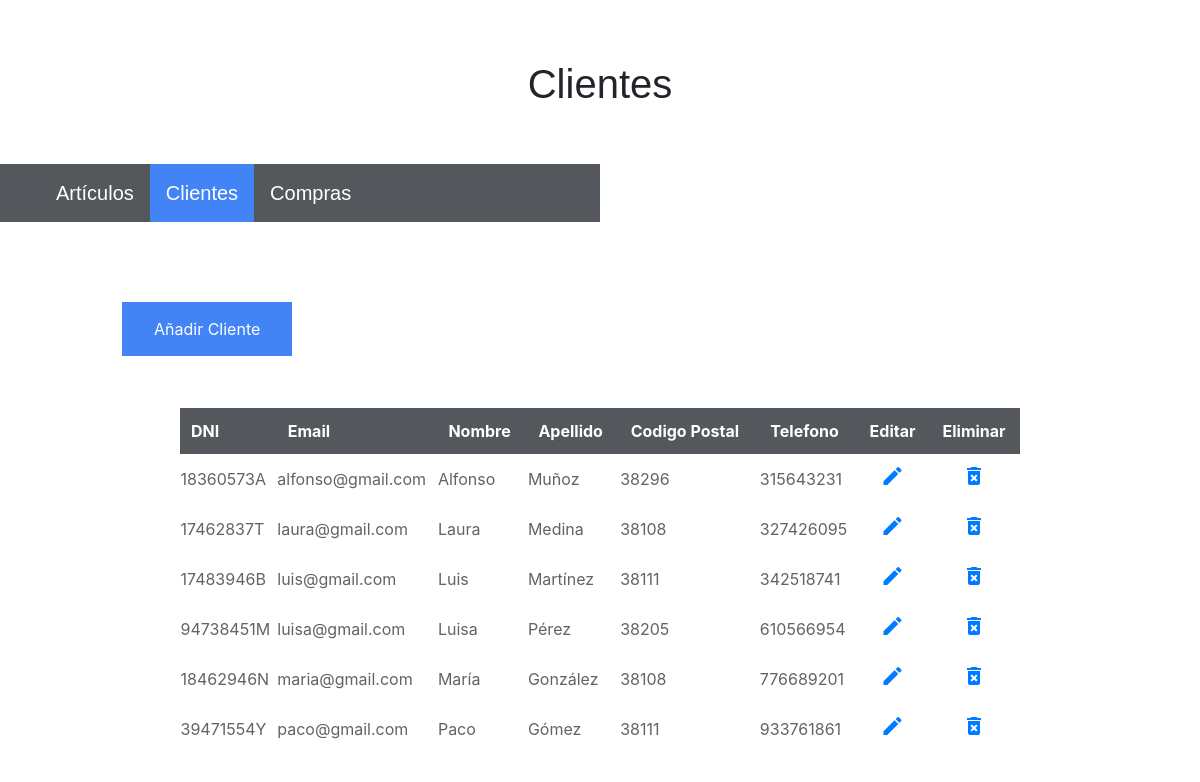
/pages/clients/clients.php, run on the app's committed database.
### tables this page shows
CREATE TABLE IF NOT EXISTS `CLIENTS` (
  `email` VARCHAR(45) NOT NULL,
  `DNI` VARCHAR(9) NOT NULL,
  `pc` VARCHAR(45) NULL,
  `tlf` INT(9) NULL,
  `nameClient` VARCHAR(45) NOT NULL,
  `surname` VARCHAR(45) NOT NULL,
  PRIMARY KEY (`email`),
  UNIQUE INDEX `DNI_UNIQUE` (`DNI` ASC) VISIBLE,
  UNIQUE INDEX `tlf_UNIQUE` (`tlf` ASC) VISIBLE);

### pages/clients/clients.php (the view, shortened to what this page needs)
<?php
$user = "USER1";
$password = "ADBD2122";
$database = "app-tienda";
$db = mysqli_connect("localhost", $user, $password, $database) or die('Error al conectar al servidor MySQL.');
if ($result = $db->query('SELECT * FROM CLIENTS')) {
?>
  <!DOCTYPE html>
  <html>
  <html>
  <head>
    <link rel="stylesheet" href="clients.css">
    <link rel="stylesheet" href="https://cdn.jsdelivr.net/npm/bootstrap@4.6.1/dist/css/bootstrap.min.css">
  </head>
  <body>
    <div class="header">
      <h1>Clientes</h1>
      <ul class="navBar">
        <li><a href="./index.php" href="../../../clients.php">Artículos</a></li>
        <li><a class="active">Clientes</a></li>
        <li><a href="./pages/purchases/purchases.php">Compras</a></li>
      </ul>
    </div>
    <div class="buttonDiv">
      <button class="button"> <a href="./add/add-client.html">Añadir Cliente</a></button>
    </div>
    <div class="tableDiv">
      <table>
        <thead>
          <tr>
            <th>DNI</th>
            <th>Email</th>
            <th>Nombre</th>
            <th>Apellido</th>
            <th>Codigo Postal</th>
            <th>Telefono</th>
            <th style="text-align: center;">Editar</th>
            <th style="text-align: center;">Eliminar</th>
          </tr>
        </thead>
        <?php while ($row = $result->fetch_assoc()) : ?>
          <tbody>
            <tr class="item">
              <td><?php echo $row['DNI']; ?>
              <td><?php echo $row['email']; ?></td>
              <td><?php echo $row['nameClient']; ?></td>
              <td><?php echo $row['surname']; ?></td>
              <td><?php echo $row['pc']; ?></td>
              <td><?php echo $row['tlf']; ?></td>
              <td style="text-align: center;"><a href="./edit/edit-client.php?id=<?php echo $row['email']; ?>"><i class="material-icons">edit</i></a></td>
              <td style="text-align: center;"><a href="./actions/delete.php?id=<?php echo $row['email']; ?>"><i class="material-icons">delete_forever</i></a></td>
            </tr>
          <tbody>
          <?php endwhile; ?>
      </table>
    </div>
  </body>
  </html>
<?php
}
?>

### pages/clients/clients.css (style rules this page uses)
html { font-family: Tahoma, Geneva, sans-serif; }
h1 { padding-bottom: 4%; }
table { width: 70%; max-width: 70%; margin-left: auto; margin-right: auto; }
th { background-color: #54585d; border: 1px solid #54585d; color: white; padding: 10px; max-width: 300px; }
td { padding: 10px 0px 10px 0px; color: #636363; }
tr { background-color: #ffffff; }
.header { padding: 60px 0px 60px 0px; text-align: center; font-size: 20px; font-family: Arial, Geneva, sans-serif; }
.navBar { list-style-type: none; max-width: 50%; overflow: hidden; background-color: #54585d; }
.navBar li { float: left; }
.navBar li a { display: block; color: white; text-align: center; padding: 14px 16px; text-decoration: none; }
.navBar .active { background-color: #4284f5; color: white; pointer-events: none; }
.buttonDiv { padding-left: 10%; padding-bottom: 4%; }
.tableDiv { padding-bottom: 100px; }
.button { background-color: #4284f5; border: none; color: white; padding: 15px 32px; text-align: center; text-decoration: none; display: inline-block; font-size: 16px; margin: 4px 2px; cursor: pointer; }
.button a { color: white; text-decoration: none; }

### data on the page
clients: DNI "18360573A", email "alfonso@gmail.com", nameClient "Alfonso", surname "Muñoz", pc "38296", tlf "315643231"
clients: DNI "17462837T", email "laura@gmail.com", nameClient "Laura", surname "Medina", pc "38108", tlf "327426095"
clients: DNI "17483946B", email "luis@gmail.com", nameClient "Luis", surname "Martínez", pc "38111", tlf "342518741"
clients: DNI "94738451M", email "luisa@gmail.com", nameClient "Luisa", surname "Pérez", pc "38205", tlf "610566954"
clients: DNI "18462946N", email "maria@gmail.com", nameClient "María", surname "González", pc "38108", tlf "776689201"
clients: DNI "39471554Y", email "paco@gmail.com", nameClient "Paco", surname "Gómez", pc "38111", tlf "933761861"
